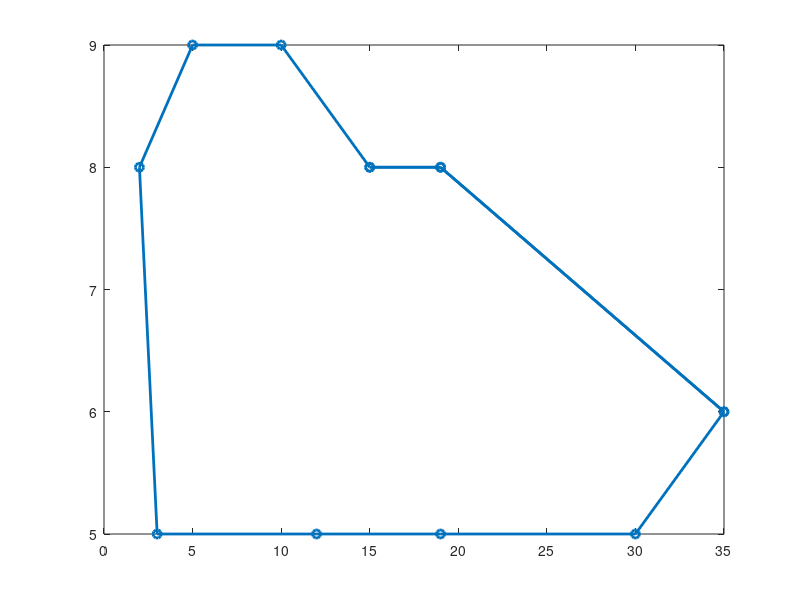

Write MATLAB code to recreate this figure. (Note: this script raises an error after producing the figure.)
clear; close all;
k = 4;
x_p = [35 19 15 10 5 2 3 12 19 30 ...
    35 19 15];
y_p = [6 8 8 9 9 8 5 5 5 5 ...
                6 8 8];
m = (length(x_p)-k)-1;
knots = -k/m:1/m:(k+m)/(m);
plot(x_p, y_p, 'o-', 'linewidth', 2); hold on;
curve = spmak(knots, [x_p; y_p]);
fnplt(fnbrk(curve, [knots(k), knots(end-k+1)]));
for i = 1:k-1
    plot(x_p(i), y_p(i), 'ro-', 'markersize', 8, 'MarkerFaceColor','r');
end
for i = 0:k-2
    disp("Continuita': "+i);
    der = fnder(curve, i);
    disp(fnval(der, knots(k))+" "+fnval(der, knots(end-k+1)));
end

